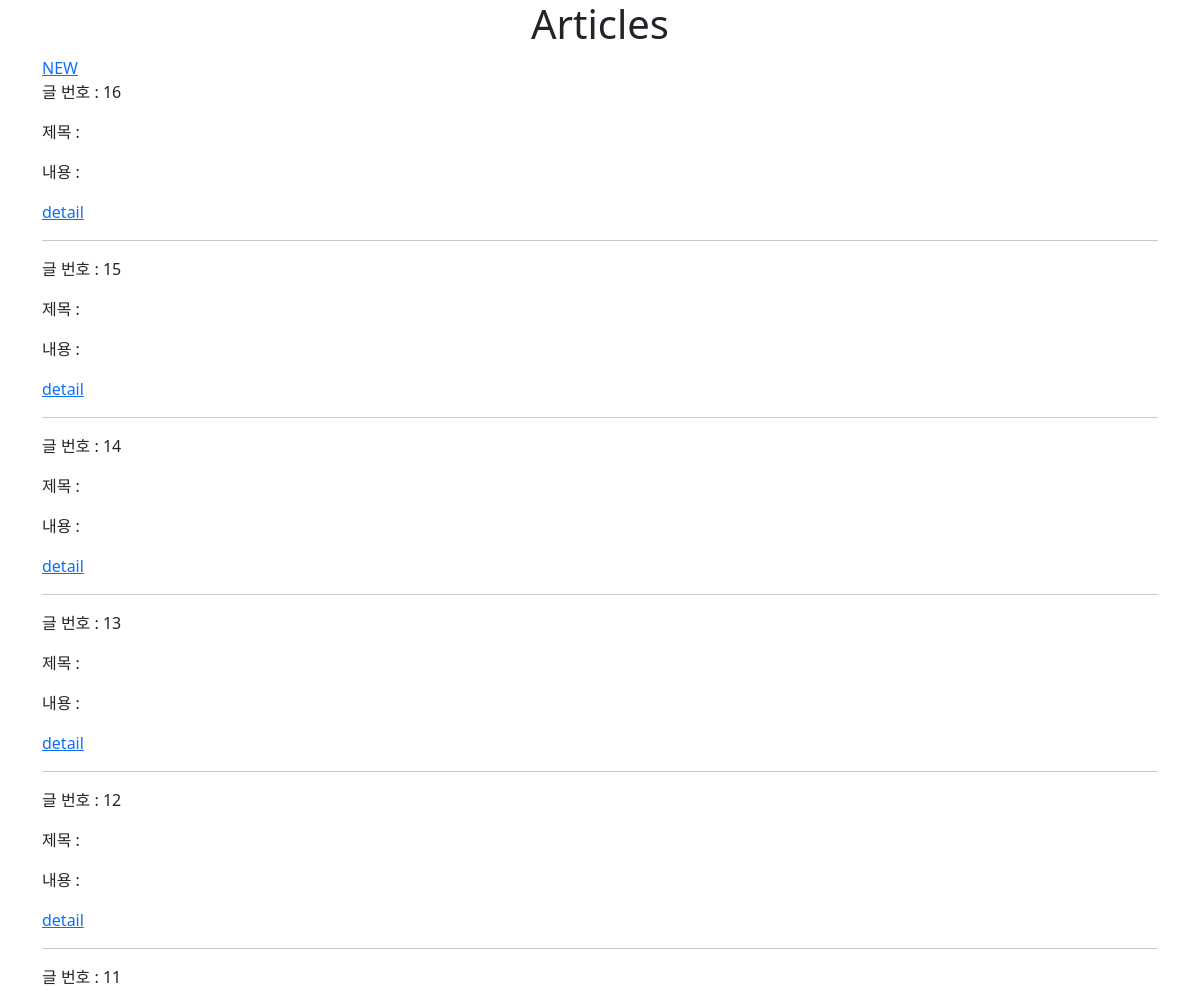
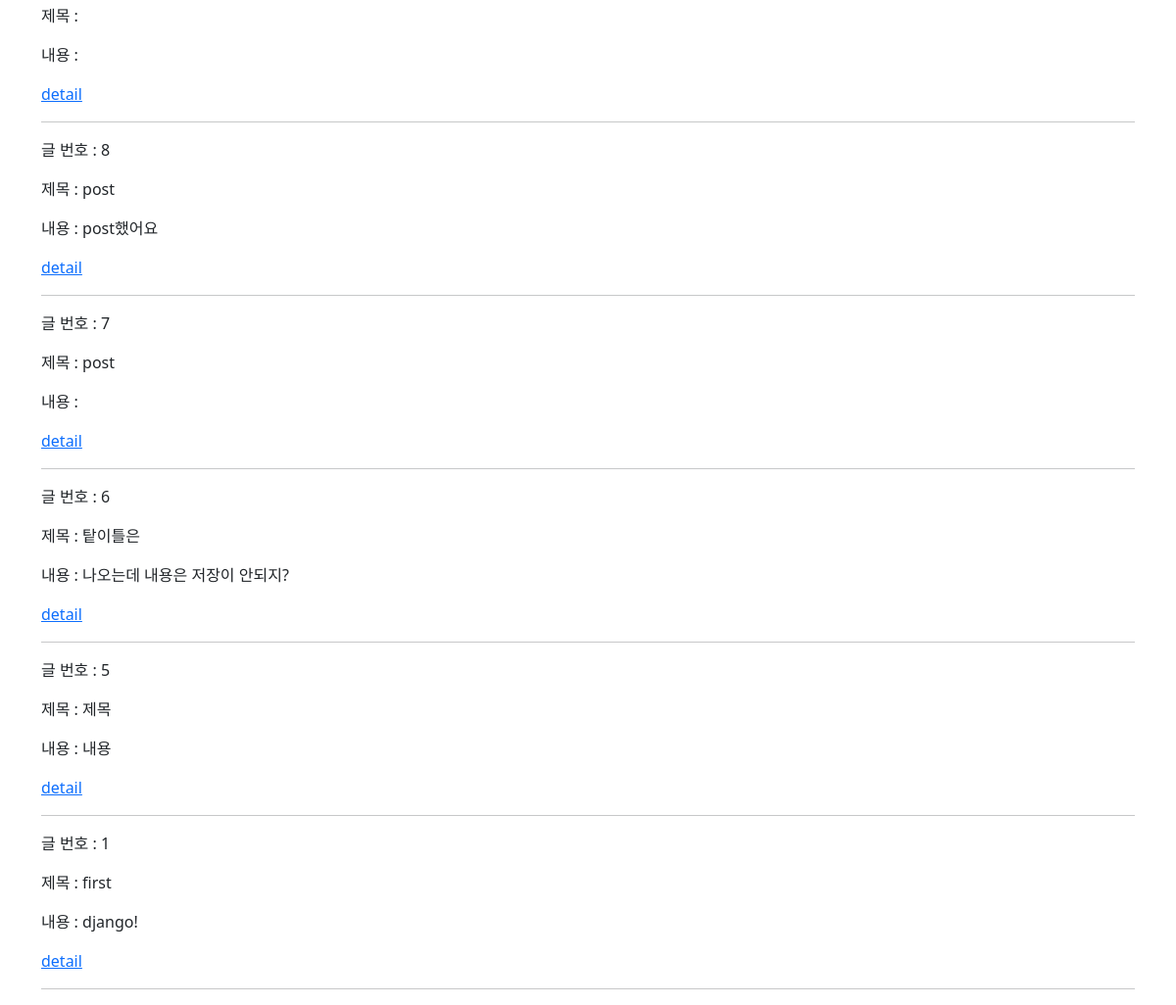
The page /articles/ on the database as committed earlier (2 pictures, top to bottom).
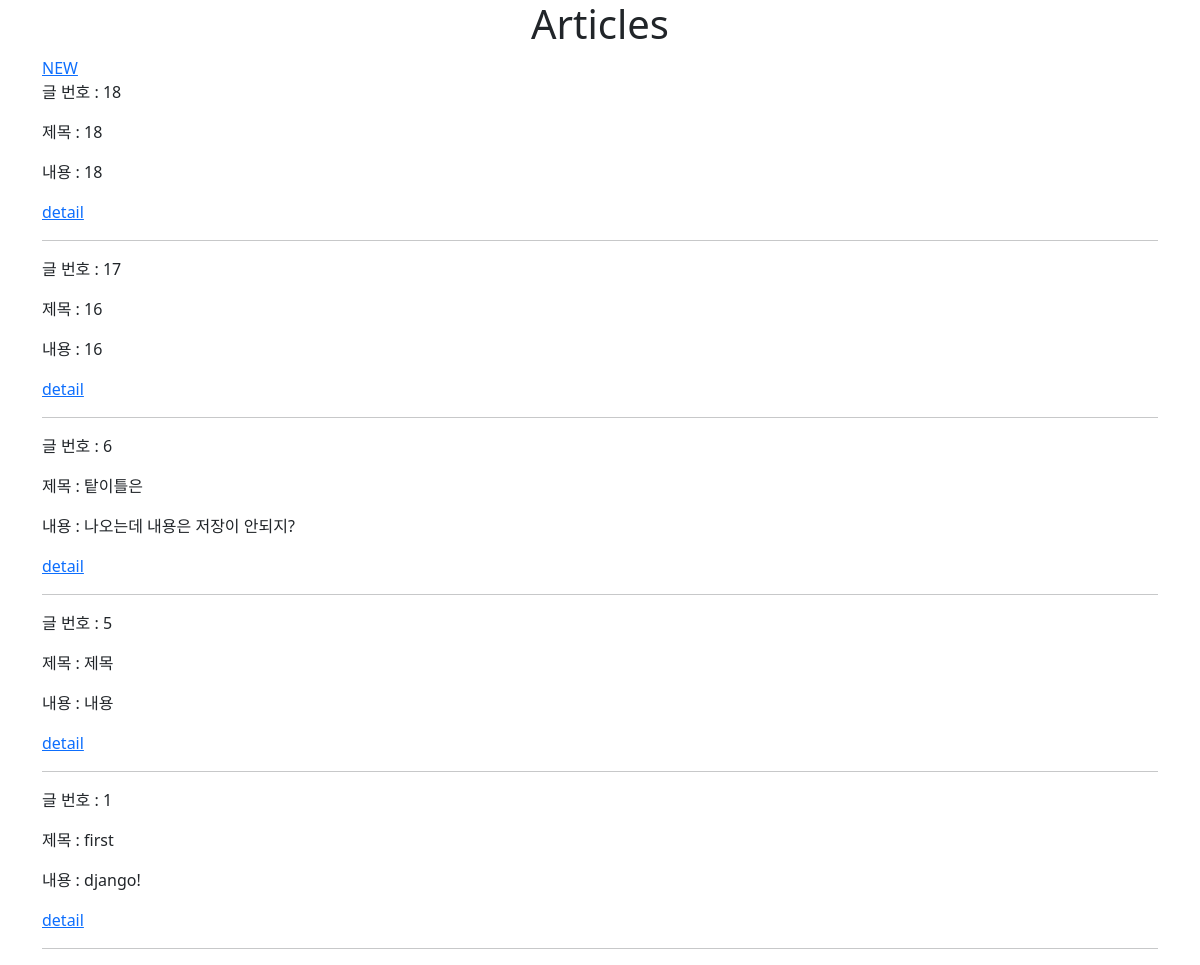
The same page on the database as committed later.
### articles/models.py (models this page shows, shortened)
class Article(models.Model):
    title = models.CharField(max_length=10)
    content = models.TextField()
    created_at = models.DateTimeField(auto_now_add=True)
    updated_at = models.DateTimeField(auto_now=True)

### articles/views.py (the view)
# urls.py: path('', views.index, name='index'),
def index(request):
    articles = Article.objects.order_by('-pk')
    context = {
        'articles' : articles,
    }
    return render(request, 'articles/index.html', context)

### articles/templates/articles/index.html
{% extends 'base.html' %}
{% block content %}
  <h1 class="text-center">Articles</h1>
  <a href={% url 'articles:new' %}>NEW</a>
  {% for article in articles %}
    <p>글 번호 : {{ article.pk }} </p>
    <p>제목 : {{ article.title }}</p>
    <p>내용 : {{ article.content }}</p>
    <a href={% url 'articles:detail' article.pk %}> detail</a>
    <hr>
  {% endfor %}
{% endblock %}

### templates/base.html (shortened to what this page needs)
<!DOCTYPE html>
<html lang="en">
<head>
  <link href="https://cdn.jsdelivr.net/npm/bootstrap@5.1.0/dist/css/bootstrap.min.css" rel="stylesheet">
</head>
<body>
  <div class="container">
    {% block content %}
    {% endblock %}
  </div>
</body>
</html>

Rows that differ between the two databases and show on the page:
removed Article: pk "16"
removed Article: pk "15"
removed Article: pk "14"
removed Article: pk "13"
removed Article: pk "12"
removed Article: pk "11"
removed Article: pk "8", title "post", content "post했어요"
removed Article: pk "7", title "post"
added Article: pk "18", title "18", content "18"
added Article: pk "17", title "16", content "16"
